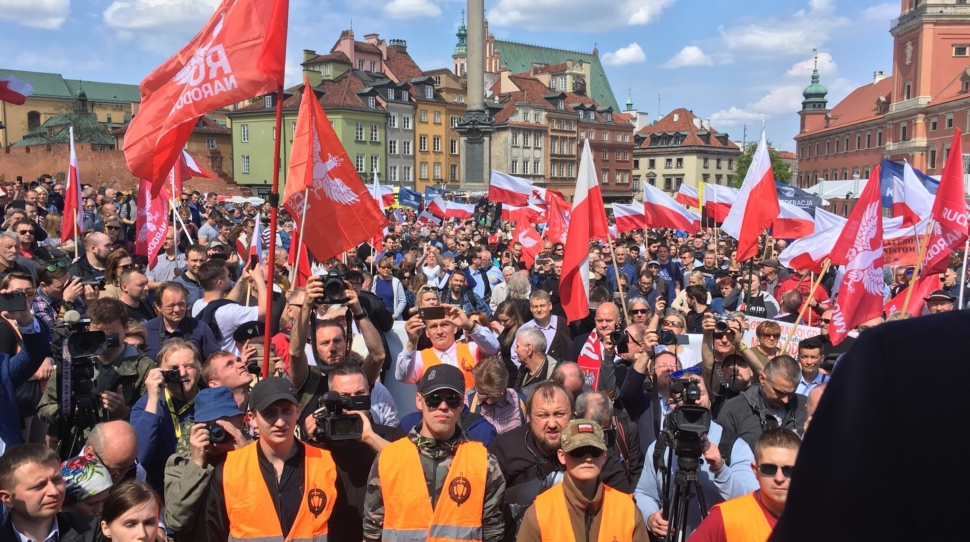
//> input picture 00_homework_kawapa/Z9/1-template_matching/1.jpg, 970 x 542 px
$ ./main 3 1.jpg 4.png   (built with g++ and OpenCV 4)
//> lines starting //> are read from the running program, lines starting //| are printed output that depends on the picture; after the words box and inside, x2 and y2 are one past the last pixel; in counts of white or black regions, pixels touching at a corner belong together
#include "opencv2/imgcodecs.hpp"
#include "opencv2/highgui.hpp"
#include "opencv2/imgproc.hpp"
#include <algorithm>
#include <cstring>
#include <future>
#include <iostream>
#include <vector>

using namespace cv;

Mat img;

const char *image_window = "Source Image";
int match_method;

Point MatchingMethod(const Mat &, const Mat &, int);

int main(int argc, char **argv)
{
    if (argc < 4)
    {
        std::cout << "Not enough parameters" << std::endl;
        std::cout << "Usage:\n"
             "<match_method> <image_name> <template1_name> <template2_name> ..." << std::endl;
        std::cout << "Match methods:\n"
            "0 - TM_SQDIFF, 1 - TM_SQDIFF_NORMED, 2 - TM_CCORR, 3 - TM_CCORR_NORMED, 4- TM_CCOEFF, 5 - TM_CCOEFF_NORMED\n";
        return -1;
    }

    if (atoi(argv[1]) > 5)
    {
        std::cout << "Choose one of the following matching methods " << std::endl;
        std::cout << "0 - TM_SQDIFF, 1 - TM_SQDIFF_NORMED, 2 - TM_CCORR, 3 - TM_CCORR_NORMED, 4- TM_CCOEFF, 5 - TM_CCOEFF_NORMED\n";
        return -1;
    }

    int templates = argc - 3;
    Mat templ[templates];
    match_method = atoi(argv[1]);

    img = imread(argv[2], IMREAD_COLOR);
//> img is the input picture: 542 rows x 970 cols, CV_8UC3; mean B, G, R 105.8, 104.5, 133

    for (size_t i = 0; i < templates; i++)
        templ[i] = imread(argv[i + 3], IMREAD_COLOR);
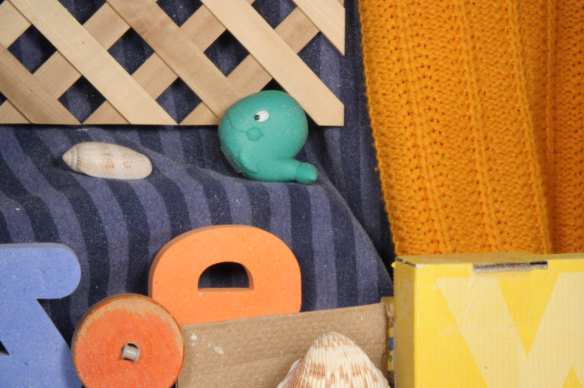
//> input picture 00_homework_kawapa/Z9/1-template_matching/4.png, 584 x 388 px

    if (img.empty() || std::any_of(templ, templ + templates, [](const Mat & x){ return x.empty(); }))
    {
        std::cout << "Can't read one of the images" << std::endl;
        return EXIT_FAILURE;
    }

    namedWindow(image_window, WINDOW_AUTOSIZE);

    Mat img_display;
    img.copyTo(img_display);

    std::vector<std::future<cv::Point>> futures(templates);

    for (int i = 0; i < templates; i++)
        futures[i] = std::async(std::launch::async, MatchingMethod, std::cref(img), std::cref(templ[i]), match_method);

    for (int i = 0; i < templates; i++)
    {
        auto tmp = futures[i].get();
        rectangle(img_display, tmp, Point(tmp.x + templ[i].cols, tmp.y + templ[i].rows), Scalar::all(0), 2, 8, 0);
    }
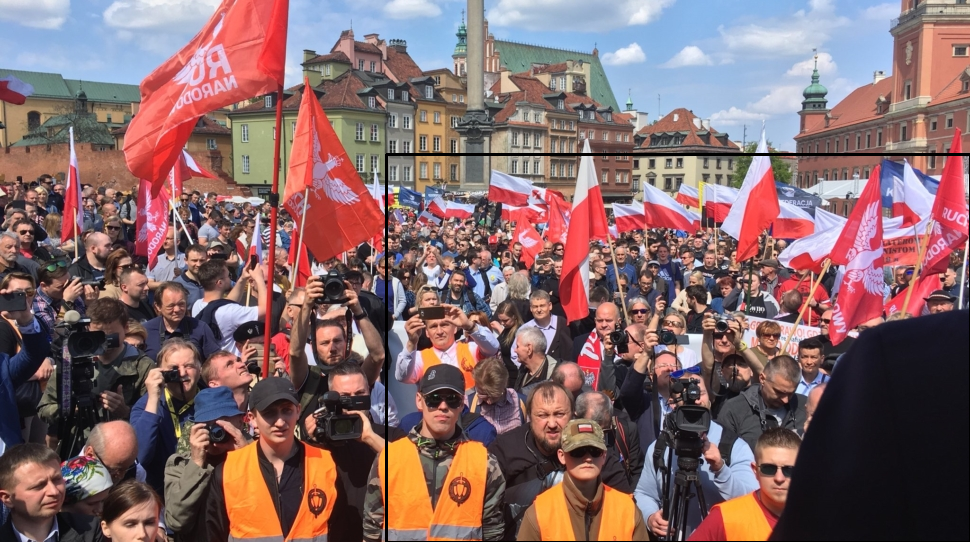
//> img_display: 542 rows x 970 cols, CV_8UC3; 0.74% of pixels changed, all inside (x1, y1, x2, y2) = (385, 153, 970, 542)

    imshow(image_window, img_display);
    waitKey(0);

    return EXIT_SUCCESS;
}

Point MatchingMethod(const Mat & img, const Mat & templ, int method)
{
    Mat result;

    int result_cols = img.cols - templ.cols + 1;
    int result_rows = img.rows - templ.rows + 1;

    result.create(result_rows, result_cols, method);

    matchTemplate(img, templ, result, method);

    normalize(result, result, 0, 1, NORM_MINMAX, -1, Mat());

    double minVal;
    double maxVal;
    Point minLoc;
    Point maxLoc;
    Point matchLoc;

    minMaxLoc(result, &minVal, &maxVal, &minLoc, &maxLoc, Mat());

    return minLoc;
}
